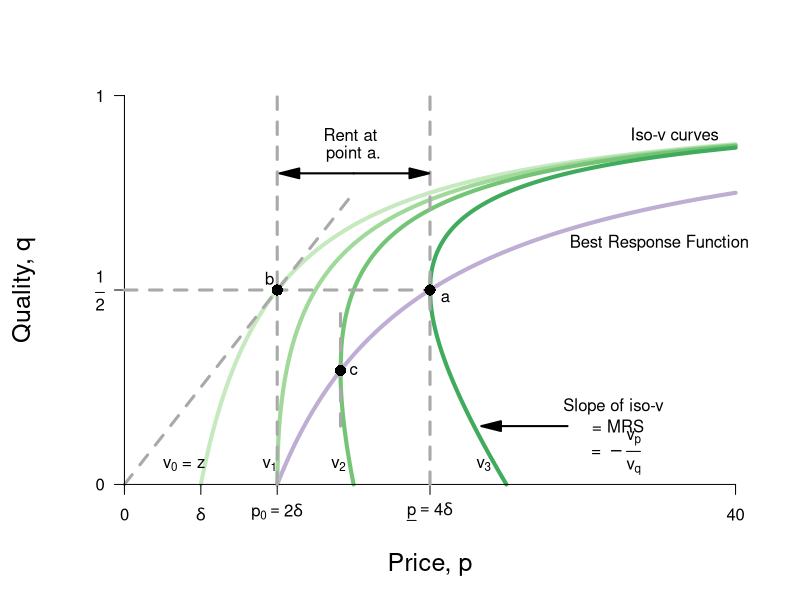

The R source for this figure:
require(ggplot2)
require(shape)
pdf(file = "ch11_fig4.pdf", width = 9, height = 7)

#Set parameters for graphics
axislabelsize <- 1.5

#The equation is below when v = 0. See Wolfram Alpha output. 
isov <- function(p, delta = 5) {
  (p - delta)/p
}

isovhigh1 <- function(p, delta = 5, v = 5){
  (sqrt(p^2 - 4 * delta * v) - p + 2*v)/( 2 * v )
}

isovlow1 <- function(p, delta = 5, v = 5){
  (-sqrt(p^2 - 4 * delta * v) - p + 2*v)/( 2 * v )
}

isovhigh2 <- function(p, delta = 5, v = 10){
  (sqrt(p^2 - 4 * delta * v) - p + 2*v)/( 2 * v )
}

isovlow2 <- function(p, delta = 5, v = 10){
  (-sqrt(p^2 - 4 * delta * v) - p + 2*v)/( 2 * v )
}

isovhigh3 <- function(p, delta = 5, v = 15){
  (sqrt(p^2 - 4 * delta * v) - p + 2*v)/( 2 * v )
}

isovlow3 <- function(p, delta = 5, v = 15){
  (-sqrt(p^2 - 4 * delta * v) - p + 2*v)/( 2 * v )
}

brfFn <- function(p, delta = 5) {
  1 - (2*delta) /p
}

#This is evaluated for p = 12; q = 12/(8*sqrt(12^2 - 4*delta1*v1)) - 1/8 for the slope
#At p = 12; q = (-sqrt(12^2 - 4*v1*delta1) - 12 + 2*v1)/(2*v1) = 0.799
tangencyLine <- function(p){
  (p*(0.05))
}



#COL <- c("#bae4b3", "#74c476", "#238b45")
#COL <- c("#f7fcf0", "#e0f3db", "#ccebc5", "#a8ddb5", "#7bccc4", "#4eb3d3", "#2b8cbe", "#08589e")
COL <- c("#f7fcf5", "#e5f5e0", "#c7e9c0", "#a1d99b", "#74c476", "#41ab5d", "#238b45", "#005a32")
par(mar =  c(5, 5, 4, 2))
xlims <- c(0, 40)
ylims <- c(0, 1)

plot(0, 0, xlim = xlims, ylim = ylims, type = "n",
     xlab = expression(paste("Price, ", p)),
     ylab = expression(paste("Quality, ", q)),
     xaxt = "n", yaxt = "n", cex.lab = axislabelsize, bty = "n")

npts <- 500 
npts2 <- 501
#Specify the sequences of points for graphing. 
xx0 <- seq(5, xlims[2], length.out = npts)
xx1 <- seq(10, xlims[2], length.out = npts)
xx2 <- seq(xlims[1], 15, length.out = npts)
xx3 <- seq(10, xlims[2], length.out = npts2)
xx4 <- seq(xlims[1], 10, length.out = npts2)
#For below, I solved sqrt(p^2 - 200) - p + 200/p = 0, getting p = 10*sqrt(2) = 14.14214
xx5 <- seq(14.14214, xlims[2], length.out = npts2)
xx6 <- seq(14.14214, 15, length.out = npts2)
xx7 <- seq(20, xlims[2], length.out = npts2)
xx8 <- seq(xlims[1], 25, length.out = npts2)

#Draw the lines for the graphs
lines(xx0, isov(xx0, delta = 5), col = COL[3], lwd = 4)
lines(xx1, brfFn(xx1), col = "#beaed4", lwd = 4)
lines(xx2, tangencyLine(xx2), col = "darkgrey", lwd = 3, lty = 2)
lines(xx3, isovhigh1(xx3, v = 5, delta = 5), col = COL[4], lwd = 4)
lines(xx4, isovlow1(xx4, v = 5, delta = 5), col = COL[4], lwd = 4)
lines(xx5, isovhigh2(xx5, v = 10, delta = 5), col = COL[5], lwd = 4)
lines(xx6, isovlow2(xx6, v = 10, delta = 5), col = COL[5], lwd = 4)
lines(xx7, isovhigh3(xx7, v = 20, delta = 5), col = COL[6], lwd = 4)
lines(xx8, isovlow3(xx8, v = 20, delta = 5), col = COL[6], lwd = 4)

#Customize ticks and labels for the plot
ticksy <- c(0, 0.5, 1)
ylabels <- c(0, expression(paste(frac(1,2))), 1)
ticksx <- c(0, 5, 10, 20, 40)
xlabels <- c(0, expression(paste(delta)), expression(paste(p[0] == 2*delta)), expression(paste(underline(p) == 4*delta)) , 40)
axis(1, at = ticksx, pos = 0, labels = xlabels)
axis(2, at = ticksy, pos = 0, labels = ylabels, las = 1)

#Annotation of the three graphs and the NE
#text(5, 0.3, expression(paste("Iso-profit: ", frac(q, p) ," = ", frac(1, 8*delta))))
#text(35, 0.62, expression(paste("BRF: q = ", 1 - frac(2*delta, p))))
text(3.9, 0.05, expression(paste(v[0],  " = z")))
text(9.5, 0.05, expression(paste(v[1])))
text(14, 0.05, expression(paste(v[2])))
text(23.5, 0.05, expression(paste(v[3])))
text(21, 0.48, expression(paste("a")))
text(35, 0.62, expression(paste("Best Response Function")))
text(36, 0.9, expression(paste("Iso-v curves")))

#Lines for the coordinates of the Nash equilbrium
#segments(5, 0, 5, 1, lty = 2, col = "darkgray", lwd = 3)
segments(10, 0, 10, 1, lty = 2, col = "darkgray", lwd = 3)
segments(20, 0, 20, 1, lty = 2, col = "darkgray", lwd = 3)
segments(0, 0.5, 20, 0.5, lty = 2, col = "darkgray", lwd = 3)
segments(14.14214, 0.15, 14.14214, 0.45, lty = 2, col = "darkgray", lwd = 3)

#Arrows and rent label
Arrows(15, 0.8, 19.3, 0.8,  col = "black", lty = 1, lwd = 2, arr.type = "triangle")
Arrows(15, 0.8, 10.8, 0.8,  col = "black", lty = 1, lwd = 2, arr.type = "triangle")
text(14.8, 0.9, expression(paste("Rent at")))
text(15, 0.85, expression(paste("point a.")))

#Arrows and slope of iso-v label
Arrows(29, 0.15, 24, 0.15,  col = "black", lty = 1, lwd = 2, arr.type = "triangle")
text(32, 0.2, expression(paste("Slope of iso-v")))
text(32.3, 0.15, expression(paste(" = MRS ")))
text(32, 0.08, expression(paste(" = " -frac(v[p], v[q]))))



#Add a point for the NE
points(20, 0.5, pch = 16, col = "black", cex = 1.5)


#Add a point for b
points(10, 0.5, pch = 16, col = "black", cex = 1.5)
text(9.5, 0.53, expression(paste("b")))

#Add a point for c
#Figure out q for p = 14.14214: q = 1 - 2delta/p = 1 - (2*5)/14.14214 =  0.2928934
points(14.14214, 0.2928934, pch = 16, col = "black", cex = 1.5)
text(15, 0.2928934, expression(paste("c")))

#Add a point for f. referred to in the text
#points(12, 0.82, pch = 16, col = "black", cex = 1.2)
#text(12, 0.85, expression(paste("NE")))

#Arrow to Pareto-improving Lens
#Arrows(20, 0.8, 23.8, 0.68, col = "black", lty = 1, lwd = 3)
#text(20, 0.82, expression(paste("Pareto-Improving Lens")))

dev.off()